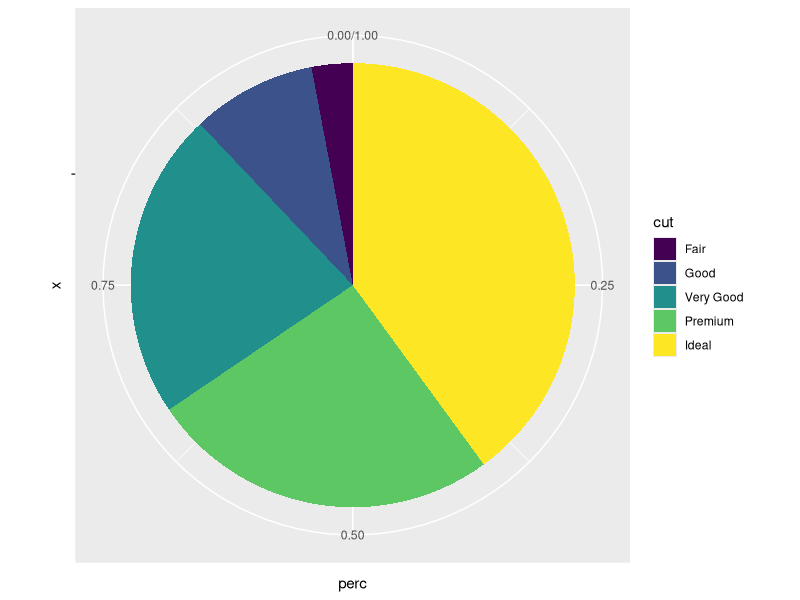
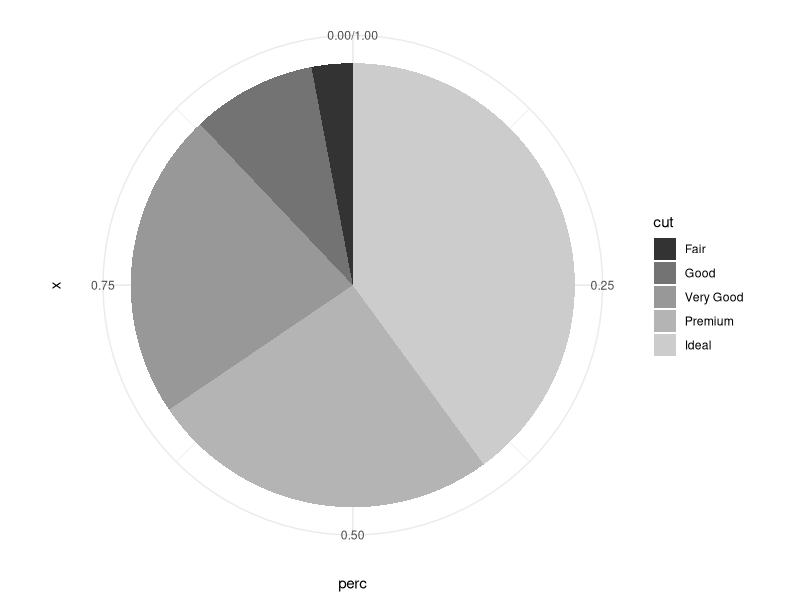

Source code (R) for these figures, in order: (Note: this script raises an error after producing the figures.)
library(tidyverse)
library(ggthemes)


# Sidetrack: Pie Chart ----------------------------------------------------
# If you must...

diamond_percent <- diamonds %>% 
  count(cut) %>%
  rename(count = n) %>%
  mutate(perc = count / sum(count))

(pie <- ggplot(diamond_percent, aes(x="", y=perc, fill=cut))+
    geom_bar(width = 1, stat = "identity") + 
    coord_polar("y", start=0))

pie + scale_fill_grey() + theme_minimal()

blank_theme <- theme_minimal()+
  theme(
    axis.title.x = element_blank(),
    axis.title.y = element_blank(),
    panel.border = element_blank(),
    panel.grid=element_blank(),
    axis.ticks = element_blank(),
    plot.title=element_text(size=14, face="bold")
  )

pie + 
  scale_fill_viridis(discrete=TRUE) + 
  blank_theme +
  theme(axis.text.x=element_blank()) +
  geom_text(aes(label = paste0(round(perc, 2) * 100, "%")), 
            position = position_stack(vjust = 0.6), 
            color = "white", fontface='bold')